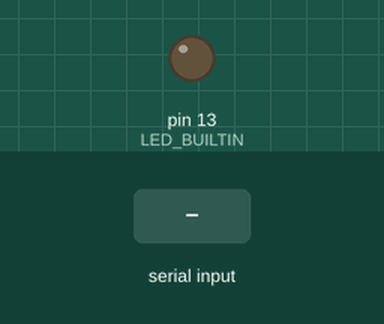
This sketch was run on a simulated Arduino Uno, built with avr-gcc and run on an emulated ATmega328P. Shown: output pins drawn as LEDs (lit = HIGH). The inputs (shaded band) are chosen by the test bench. What the sketch prints to the serial monitor is not drawn.

Above: at 1.2 s.
1.3 s: "1" received over Serial
Timing chart, 0 to 4.3 s (numbered marks = the images above; inputs shaded):
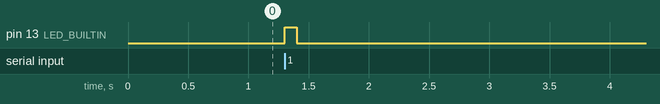

Measured:
- after the input at 1.3 s, pin 13 (LED_BUILTIN): LOW → HIGH at once, → LOW 0.10 s later

The sketch:

Orientation_Arduino.ino
```cpp
void setup() {
  pinMode(LED_BUILTIN, OUTPUT);
  Serial.begin(115200);
}

void loop() {
  if(Serial.available() > 0){
    String data;
    while(Serial.available() > 0){
      char a = Serial.read();
      Serial.write(a);
      data += a;
      //delay(2);
    }

    digitalWrite(LED_BUILTIN, HIGH);   // turn the LED on (HIGH is the voltage level)
    delay(100);                       // wait for a second
    digitalWrite(LED_BUILTIN, LOW);    // turn the LED off by making the voltage LOW
  }
}
```
